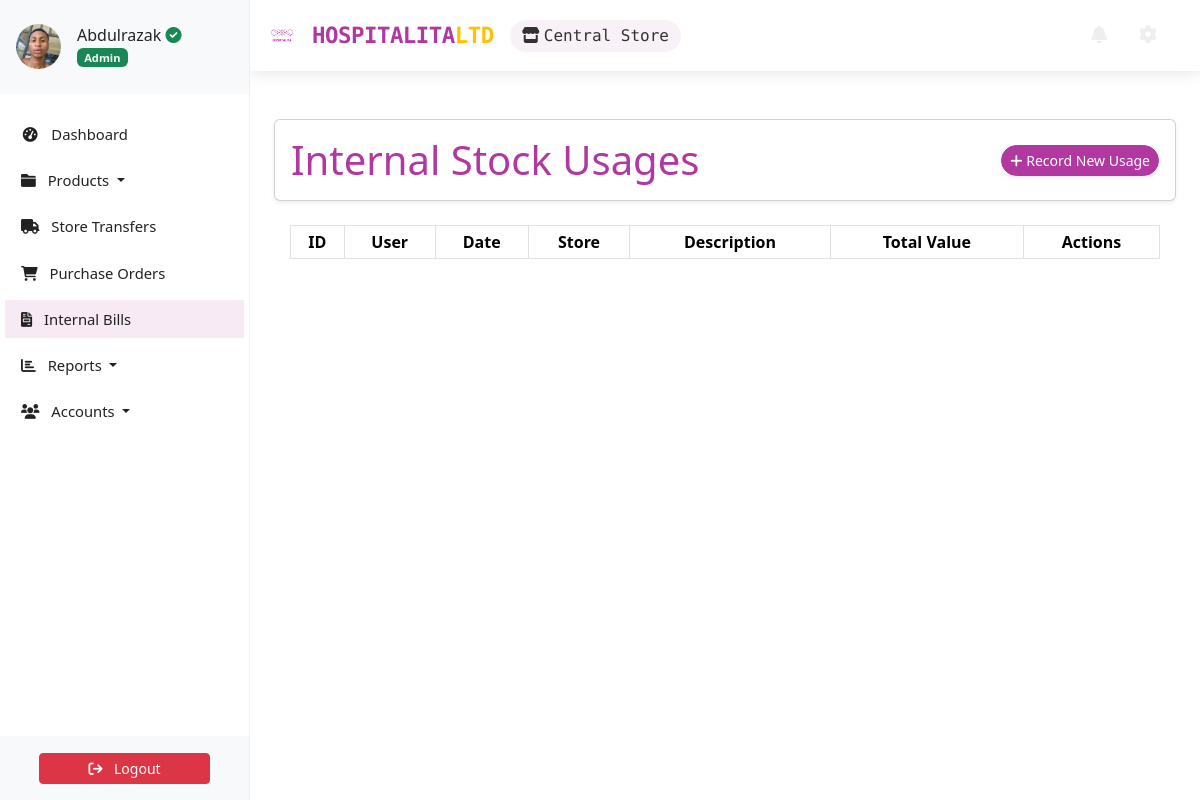
The page /bills/usages/ (signed in) on the database as committed earlier.
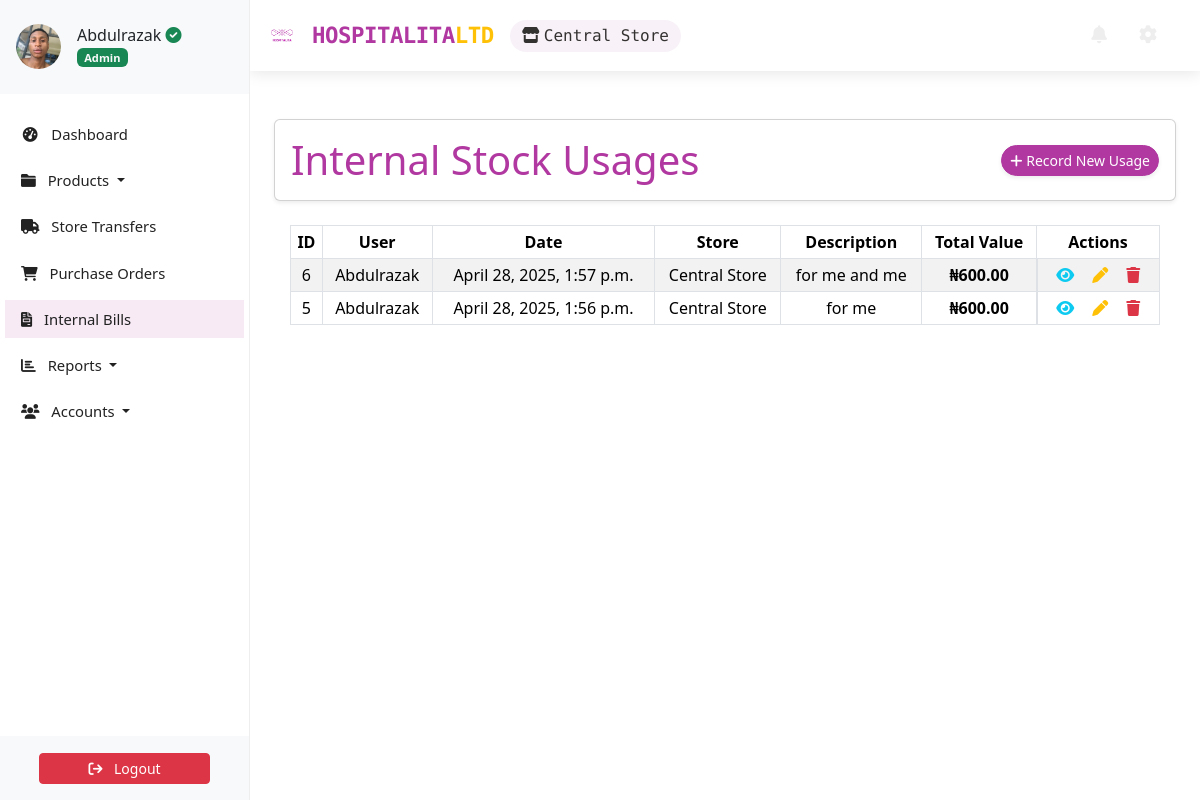
The same page on the database as committed later.
### bills/models.py (models this page shows, shortened)
class InternalUsage(models.Model):
    user = models.ForeignKey(settings.AUTH_USER_MODEL, on_delete=models.CASCADE)
    date = models.DateTimeField(auto_now_add=True)
    store = models.ForeignKey(Store, on_delete=models.CASCADE)
    description = models.CharField(max_length=255, blank=True, null=True)
    slug = models.SlugField(unique=True, blank=True)
    @property
    def total_value(self):
        return sum(detail.total_price for detail in self.details.all())

class UsageDetail(models.Model):
    usage = models.ForeignKey(InternalUsage, on_delete=models.CASCADE, related_name='details')
    item = models.ForeignKey(Item, on_delete=models.CASCADE)
    quantity = models.PositiveIntegerField()
    price_per_item = models.DecimalField(max_digits=10, decimal_places=2)
    total_price = models.DecimalField(max_digits=10, decimal_places=2)

### accounts/models.py (models this page shows, shortened)
class Profile(AbstractBaseUser, PermissionsMixin):
    email = models.EmailField(unique=True, max_length=150)
    first_name = models.CharField(max_length=30, blank=True)
    last_name = models.CharField(max_length=30, blank=True)
    telephone = PhoneNumberField(null=True, blank=True)
    store = models.ForeignKey('store.Store', on_delete=models.CASCADE, null=True, blank=True, related_name='user')
    profile_picture = ProcessedImageField(
        default='profile_pics/default.jpg',
        upload_to='profile_pics',
        format='JPEG',
        processors=[ResizeToFill(150, 150)],
        options={'quality': 100}
    )
    status = models.CharField(max_length=12, choices=STATUS_CHOICES, default='INA')
    role = models.CharField(max_length=12, choices=ROLE_CHOICES, blank=True, null=True)
    slug = AutoSlugField(unique=True, populate_from='email')
    date_joined = models.DateTimeField(auto_now_add=True,  blank=True, null=True)
    last_login = models.DateTimeField(null=True, blank=True)
    is_active = models.BooleanField(default=True)
    is_staff = models.BooleanField(default=False)  # required by admin
    objects = ProfileManager()
    USERNAME_FIELD = 'email'
    REQUIRED_FIELDS = []  # optional: add first_name, last_name
    class Meta:
        verbose_name = 'Profile'
        verbose_name_plural = 'Profiles'

### store/models.py (models this page shows, shortened)
class Store(models.Model):
    name = models.CharField(max_length=100)
    address = models.TextField(blank=True)
    contact_number = models.CharField(max_length=15, blank=True)
    central = models.BooleanField(default=False)  # Indicates the central store (admin's primary)

### bills/views.py (the view)
# urls.py: path('usages/', InternalUsageListView.as_view(), name='usage_list'),
class InternalUsageListView(LoginRequiredMixin, ListView):
    model = InternalUsage
    template_name = 'bills/usage_list.html'
    context_object_name = 'usages'
    paginate_by = 10
    def get_queryset(self):
        qs = super().get_queryset()
        if not self.request.user.is_superuser:
            qs = qs.filter(store=self.request.user.store)
        return qs.order_by('-date')

### store/context_processors.py (called while the page is built)
def unread_alerts_count(request):
    if request.user.is_authenticated:
        current_store = request.user.store
        count = StockAlert.objects.filter(store_inventory__store=current_store, is_read=False).count()
        return {'unread_alerts_count': count}
    return {'unread_alerts_count': 0}

### bills/templates/bills/usage_list.html (shortened to what this page needs)
{% extends "store/base.html" %}
{% block content %}
<div class="container my-4">
    <div class="card shadow-sm rounded p-3">
        <div class="row align-items-center">
            <div class="col-md-6">
                <h4 class="display-6 mb-0 text-brand">Internal Stock Usages</h4>
            </div>
            <div class="col-md-6 d-flex justify-content-end gap-2">
                <a class="btn btn-brand btn-sm rounded-pill shadow-sm" href="{% url 'usage_create' %}">
                    <i class="fa-solid fa-plus"></i> Record New Usage
                </a>
            </div>
        </div>
    </div>
    <div class="container px-3 mt-4">
        <table class="table table-bordered table-striped table-hover table-sm">
            <thead class="thead-light">
                <tr>
                    <th>ID</th>
                    <th>User</th>
                    <th>Date</th>
                    <th>Store</th>
                    <th>Description</th>
                    <th>Total Value</th>
                    <th>Actions</th>
                </tr>
            </thead>
            <tbody>
                {% for usage in usages %}
                <tr>
                    <td>{{ usage.id }}</td>
                    <td>{{ usage.user.first_name }}</td>
                    <td>{{ usage.date }}</td>
                    <td>{{ usage.store.name }}</td>
                    <td>{{ usage.description }}</td>
                    <td class="fw-bold">₦{{ usage.total_value }}</td>
                    <td class="action-icons d-flex justify-content-center align-items-center gap-2 px-1">
                        <a class="text-info" href="{% url 'usage_detail' usage.slug %}" title="View Details">
                            <i class="fa-solid fa-eye"></i>
                        </a>
                        <a class="text-warning" href="{% url 'usage_update' usage.slug %}" title="Edit">
                            <i class="fa-solid fa-pen"></i>
                        </a>
                        {% if user.is_superuser %}
                        <a class="text-danger" href="{% url 'usage_delete' usage.slug %}" title="Delete">
                            <i class="fa-solid fa-trash"></i>
                        </a>
                        {% endif %}
                    </td>
                </tr>
                {% endfor %}
            </tbody>
        </table>
    </div>
</div>
{% endblock %}

Rows that differ between the two databases and show on the page:
added InternalUsage: id "6", user.first_name "Abdulrazak", date "April 28, 2025, 1:57 p.m.", store.name "Central Store", description "for me and me", total_value "600.00"
added InternalUsage: id "5", user.first_name "Abdulrazak", date "April 28, 2025, 1:56 p.m.", store.name "Central Store", description "for me", total_value "600.00"
